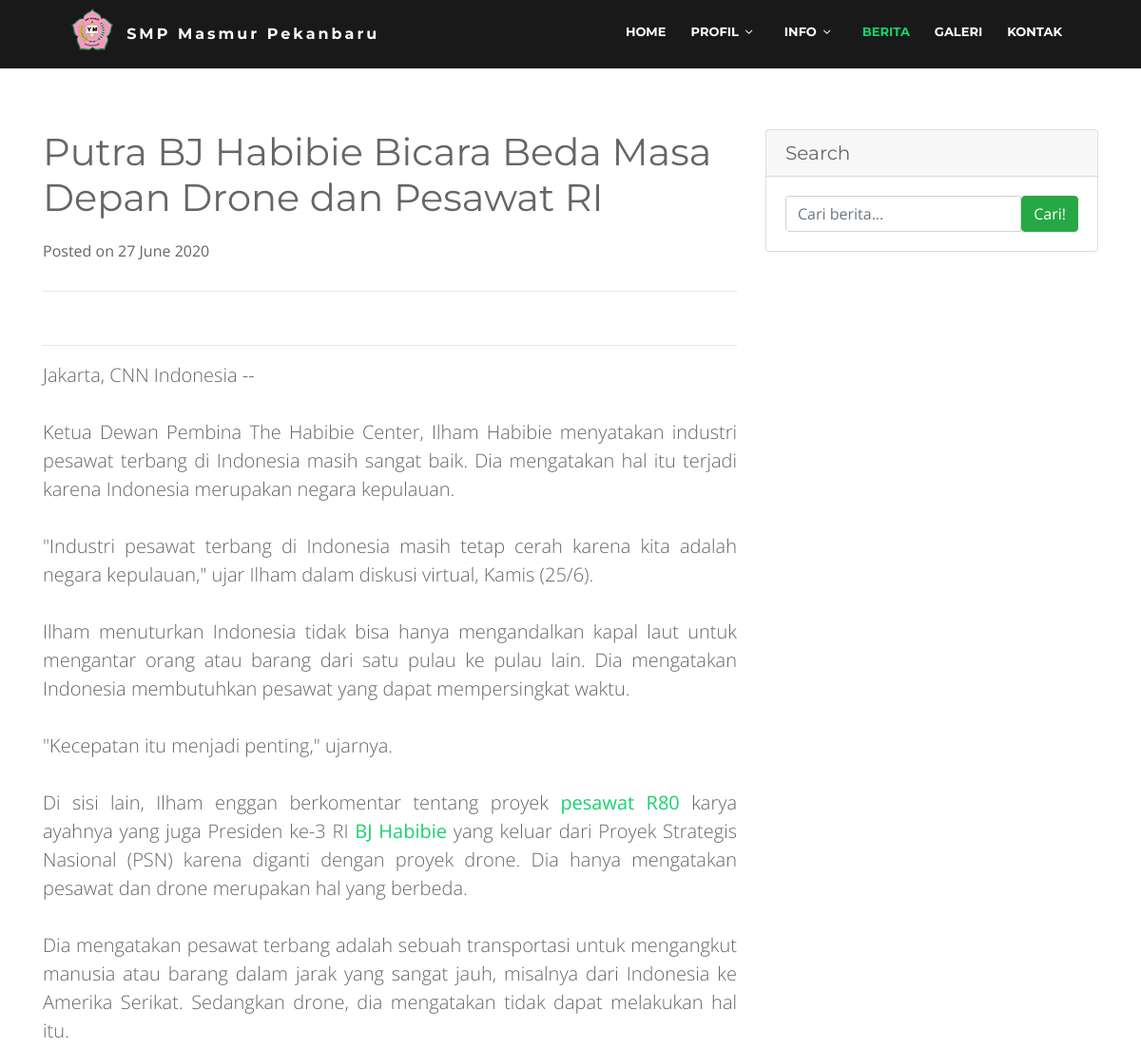
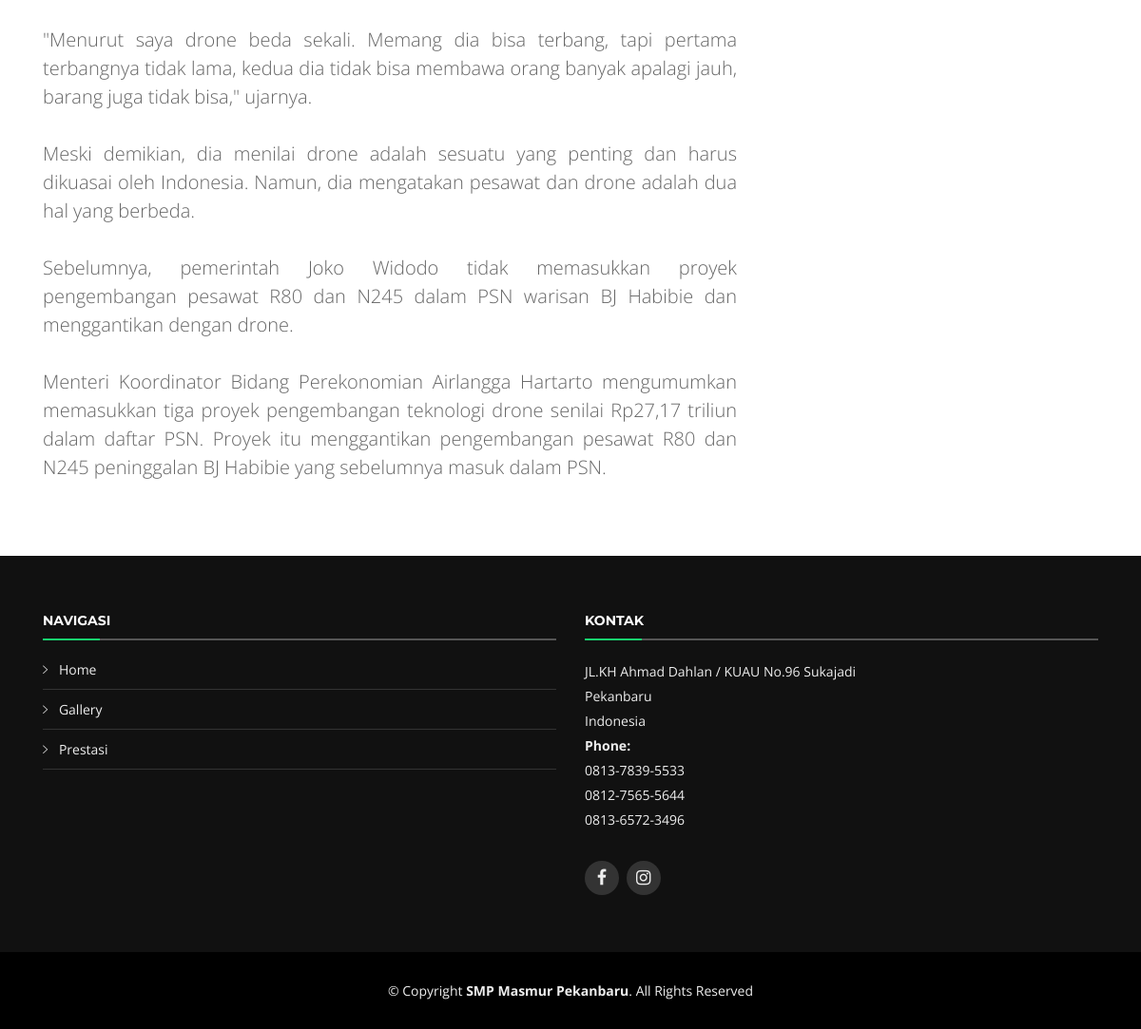
/berita/detail/2, run on the app's committed database (2 pictures, top to bottom).
### tables this page shows
CREATE TABLE IF NOT EXISTS `berita` (
  `id_berita` int(11) NOT NULL AUTO_INCREMENT,
  `judul` varchar(512) NOT NULL,
  `isi` longtext NOT NULL,
  `gambar` varchar(512) NOT NULL,
  `datetime` timestamp NOT NULL DEFAULT CURRENT_TIMESTAMP ON UPDATE CURRENT_TIMESTAMP,
  PRIMARY KEY (`id_berita`)
);

### application/controllers/Berita.php (called while the page is built, shortened)
<?php
class Berita extends CI_Controller
{
    public function detail($id)
    {
        $cari = $this->input->get('cari');
        $data['cari'] = $cari;
        $data['navbar'] = "Berita";
        $data['kategori'] = $this->db->get('kategori')->result_array();
        $data['berita'] = $this->db->get_where('berita', ['id_berita' => $id])->row_array();
        $data['judul'] = "Berita";
        $this->load->view('home/template/header', $data);
        $this->load->view('home/template/navbar', $data);
        $this->load->view('home/single-berita', $data);
        $this->load->view('home/template/footer');
    }
}

### index.php (called while the page is built, shortened)
<?php
require_once BASEPATH.'core/CodeIgniter.php';

### application/views/home/single-berita.php (the view, shortened to what this page needs)
<main id="mains">
    <section id="single-berita">
        <div class="container py-5">
            <div class="row">
                <div class="col-lg-8">
                    <h1 class="mt-4"><?= $berita['judul'] ?></h1>
                    <p>Posted on <?= date("j F Y ", strtotime($berita['datetime'])) ?></p>
                    <hr>
                    <hr>
                    <div class="lead text-justify">
                        <?= $berita['isi'] ?>
                    </div>
                </div>
                <div class="col-md-4 side-widget">
                    <div class="card my-4">
                        <h5 class="card-header">Search</h5>
                        <div class="card-body">
                            <form action="<?= base_url('berita') ?>">
                                <div class="input-group">
                                    <input type="text" class="form-control" name="cari" id="search_text" class="form-control" aria-label="Sizing example input" aria-describedby="inputGroup-sizing-sm" placeholder="Cari berita..." value="<?= $cari ?>">
                                    <span class="input-group-btn">
                                        <button class="btn btn-success" type="submit">Cari!</button>
                                    </span>
                                </div>
                            </form>
                        </div>
                    </div>
                </div>
            </div>
        </div>
    </section>
</main>

### application/views/home/template/header.php (shortened to what this page needs)
<!DOCTYPE html>
<html lang="en">
<head>
    <link href="<?= base_url('assets/home/') ?>assets/vendor/bootstrap/css/bootstrap.min.css" rel="stylesheet">
    <link href="<?= base_url('assets/home/') ?>assets/vendor/font-awesome/css/font-awesome.min.css" rel="stylesheet">
    <link href="<?= base_url('assets/home/') ?>assets/vendor/ionicons/css/ionicons.min.css" rel="stylesheet">
    <link href="<?= base_url('assets/home/') ?>assets/vendor/venobox/venobox.css" rel="stylesheet">
    <link href="<?= base_url('assets/home/') ?>assets/vendor/owl.carousel/assets/owl.carousel.min.css" rel="stylesheet">
    <link href="https://unpkg.com/aos@2.3.1/dist/aos.css" rel="stylesheet">
    <link href="<?= base_url('assets/home/') ?>assets/css/style.css" rel="stylesheet">
</head>

### application/views/home/template/navbar.php (shortened to what this page needs)
<body>
    <header <?= ($judul == "Homepage") ?  "id='header'" : "id='headers' class='header-scrolled'" ?>>
        <div class="container-fluid">
            <div id="logo" class="pull-left">
                <img src="<?= base_url('assets/home/') ?>assets/img/logo/logo-small.png" alt="">
                <h1><a href="#intro" class="scrollto d-inline">SMP Masmur Pekanbaru</a></h1>
            </div>
            <nav id="nav-menu-container">
                <ul class="nav-menu">
                    <li class="<?= ($navbar == "Home") ? 'menu-active' : '' ?>"><a href="<?= base_url('home') ?>">Home</a></li>
                    <li class="menu-has-children <?= ($navbar == "Profil") ? 'menu-active' : '' ?>"><a href="">Profil</a>
                    </li>
                    <li class="menu-has-children <?= ($navbar == "Info") ? 'menu-active' : '' ?>"><a href="">Info</a>
                    </li>
                    <li class="<?= ($navbar == "Berita") ? 'menu-active' : '' ?>"><a href="<?= base_url('berita') ?>">Berita</a></li>
                    <li class="<?= ($navbar == "Galeri") ? 'menu-active' : '' ?>"><a href="<?= base_url('home/galeri') ?>">Galeri</a></li>
                    <li><a href="#contact">Kontak</a></li>
                </ul>
            </nav>
        </div>
    </header>

### application/views/home/template/footer.php (shortened to what this page needs)
<footer id="footer">
    <div class="footer-top">
        <div class="container">
            <div class="row">
                <div class="col-lg-6 col-md-6 footer-links">
                    <h4>Navigasi</h4>
                    <ul>
                        <li><i class="ion-ios-arrow-right"></i> <a href="">Home</a></li>
                        <li><i class="ion-ios-arrow-right"></i> <a href="gallery.html">Gallery</a></li>
                        <li><i class="ion-ios-arrow-right"></i> <a href="prestasi.html">Prestasi</a></li>
                    </ul>
                </div>
                <div class="col-lg-6 col-md-6 footer-contact">
                    <h4>Kontak</h4>
                    <p>
                        JL.KH Ahmad Dahlan / KUAU No.96 Sukajadi <br>
                        Pekanbaru<br>
                        Indonesia <br>
                        <strong>Phone:</strong> <br> 0813-7839-5533<br>
                        0812-7565-5644 <br>
                        0813-6572-3496
                    </p>
                    <div class="social-links">
                        <a href="https://www.facebook.com/masmursmp.pekanbaru" class="facebook"><i class="fa fa-facebook"></i></a>
                        <a href="https://www.instagram.com/smp_masmur_pekanbaru/?hl=id" class="instagram"><i class="fa fa-instagram"></i></a>
                    </div>
                </div>
            </div>
        </div>
    </div>
    <div class="container">
        <div class="copyright">
            &copy; Copyright <strong>SMP Masmur Pekanbaru</strong>. All Rights Reserved
        </div>
    </div>
</footer>
</body>
</html>

### assets/home/assets/css/style.css (style rules this page uses)
body { background: #fff; color: #666666; font-family: "Open Sans", sans-serif; }
#mains { margin-top: 4rem; }
a { color: #18d26e; transition: 0.5s; }
p { padding: 0; margin: 0 0 30px 0; }
h1, h2, h3, h4, h5, h6 { font-family: "Montserrat", sans-serif; font-weight: 400; margin: 0 0 20px 0; padding: 0; }
#headers { padding: 30px 0; height: 92px; position: fixed; left: 0; top: 0; right: 0; transition: all 0.5s; z-index: 997; }
#headers.header-scrolled { background: rgba(0, 0, 0, 0.9); padding: 20px 0; height: 72px; transition: all 0.5s; }
#headers #logo { float: left; }
@media (min-width: 1024px) { #headers #logo { padding-left: 60px; } }
#headers #logo h1 { display: inline; font-size: 25px; margin: 0; padding: 0; line-height: 1; font-family: "Montserrat", sans-serif; font-weight: 700; letter-spacing: 3px; }
#headers #logo h1 a, #headers #logo h1 a:hover { color: #fff; padding-left: 10px; font-size: 1rem; }
#headers #logo img { padding: 0; margin: 0; margin-top: -12px; }
.nav-menu, .nav-menu * { margin: 0; padding: 0; list-style: none; }
.nav-menu li { position: relative; white-space: nowrap; }
.nav-menu > li { float: left; }
.sf-arrows .sf-with-ul { padding-right: 30px; }
.sf-arrows .sf-with-ul:after { content: "\f107"; position: absolute; right: 15px; font-family: FontAwesome; font-style: normal; font-weight: normal; }
#nav-menu-container { float: right; margin: 0; }
@media (min-width: 1024px) { #nav-menu-container { padding-right: 60px; } }
.nav-menu a { padding: 0 8px 10px 8px; text-decoration: none; display: inline-block; color: #fff; font-family: "Montserrat", sans-serif; font-weight: 700; font-size: 13px; text-transform: uppercase; outline: none; }
.nav-menu li:hover > a, .nav-menu > .menu-active > a { color: #18d26e; }
.nav-menu > li { margin-left: 10px; }
#mobile-nav { position: fixed; top: 0; padding-top: 18px; bottom: 0; z-index: 998; background: rgba(0, 0, 0, 0.8); left: -260px; width: 260px; overflow-y: auto; transition: 0.4s; }
#mobile-nav ul { padding: 0; margin: 0; list-style: none; }
#mobile-nav ul li { position: relative; }
#mobile-nav ul li a { color: #fff; font-size: 13px; text-transform: uppercase; overflow: hidden; padding: 10px 22px 10px 15px; position: relative; text-decoration: none; width: 100%; display: block; outline: none; font-weight: 700; font-family: "Montserrat", sans-serif; }
#mobile-nav ul li.menu-active a { color: #18d26e; }
#footer { background: #000; padding: 0 0 30px 0; color: #eee; font-size: 14px; }
#footer .footer-top { background: #111; padding: 60px 0 30px 0; }
#footer .footer-top .social-links a { font-size: 18px; display: inline-block; background: #333; color: #eee; line-height: 1; padding: 8px 0; margin-right: 4px; border-radius: 50%; text-align: center; width: 36px; height: 36px; transition: 0.3s; }
#footer .footer-top h4 { font-size: 14px; font-weight: bold; color: #fff; text-transform: uppercase; position: relative; padding-bottom: 12px; }
#footer .footer-top h4::before, #footer .footer-top h4::after { content: ""; position: absolute; left: 0; bottom: 0; height: 2px; }
#footer .footer-top h4::before { right: 0; background: #555; }
#footer .footer-top h4::after { background: #18d26e; width: 60px; }
#footer .footer-top .footer-links { margin-bottom: 30px; }
#footer .footer-top .footer-links ul { list-style: none; padding: 0; margin: 0; }
#footer .footer-top .footer-links ul i { padding-right: 8px; color: #ddd; }
#footer .footer-top .footer-links ul li { border-bottom: 1px solid #333; padding: 10px 0; }
#footer .footer-top .footer-links ul li:first-child { padding-top: 0; }
#footer .footer-top .footer-links ul a { color: #eee; }
#footer .footer-top .footer-contact { margin-bottom: 30px; }
#footer .footer-top .footer-contact p { line-height: 26px; }
#footer .copyright { text-align: center; padding-top: 30px; }

### data on the page
berita: judul "Putra BJ Habibie Bicara Beda Masa Depan Drone dan Pesawat RI", datetime "27 June 2020", isi "Jakarta, CNN Indonesia -- Ketua Dewan Pembina The Habibie Center, Ilham Habibie menyatakan industri pesawat terbang di Indonesia masih sangat baik. Dia mengatakan hal itu terjadi karena Indonesia merupakan negara kepulauan. \"Industri pesawat terbang di Indonesia masih tetap cerah karena kita adalah negara kepulauan,\" ujar Ilham dalam diskusi virtual, Kamis (25/6). Ilham menuturkan Indonesia tidak bisa hanya mengandalkan kapal laut untuk mengantar orang atau barang dari satu pulau ke pulau lain. Dia mengatakan Indonesia membutuhkan pesawat yang dapat mempersingkat waktu. \"Kecepatan itu menjadi penting,\" ujarnya. Di sisi lain, Ilham enggan berkomentar tentang proyek pesawat R80 karya ayahnya…"
